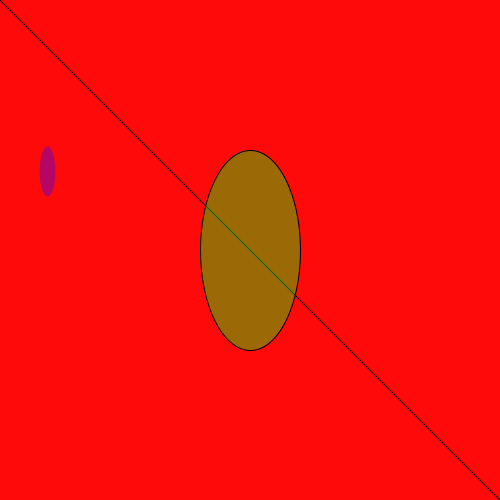
Frame 1 (no input)
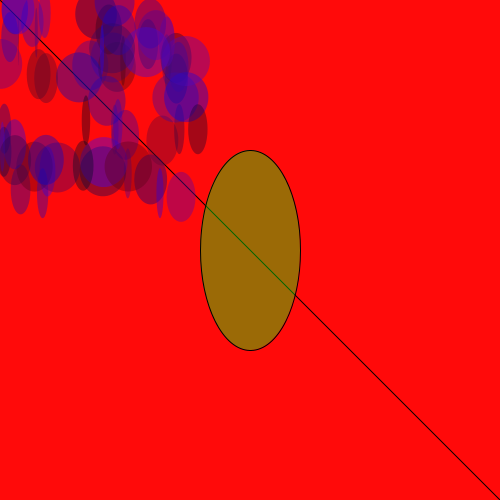
Frame 60 (the mouse pressed at the canvas centre just before this capture)
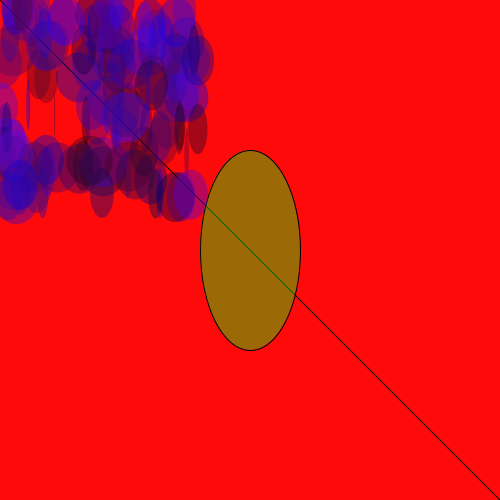
Frame 120 (the mouse held since frame 60 and released just before this capture)

The Processing sketch that drew these frames (run headless with seeded random() and noise(); from frame 60 on, the mouse is pressed at the canvas centre):

// Processing sketch: processing_35400
// ── processing_35400.pde

// this is a practice

void setup () {

  size (500, 500);
  frameRate (10);
  
  smooth ();
  background (255, 10,10,50);
  line (0, 0, 500, 500);
  fill (0,255,0,100);
  ellipse (250,250,100,200);

}

void draw () {
  int d= 50;
  noStroke();
  fill (random (100), random (10), random (255), 100);
  ellipse (random (200), random (200),random(d), d);
}
